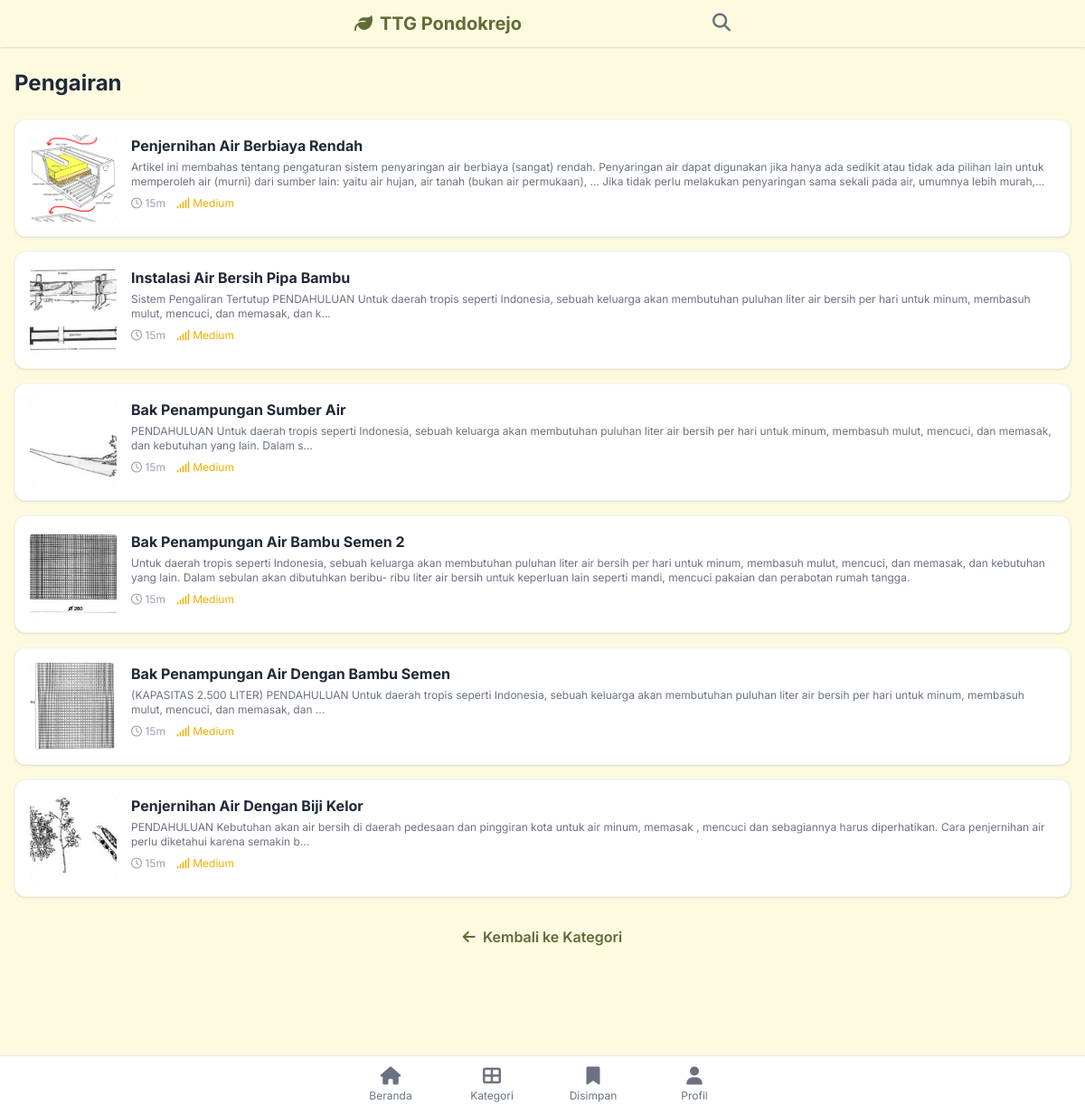
Page /category.php?id=12 on the earlier database version.
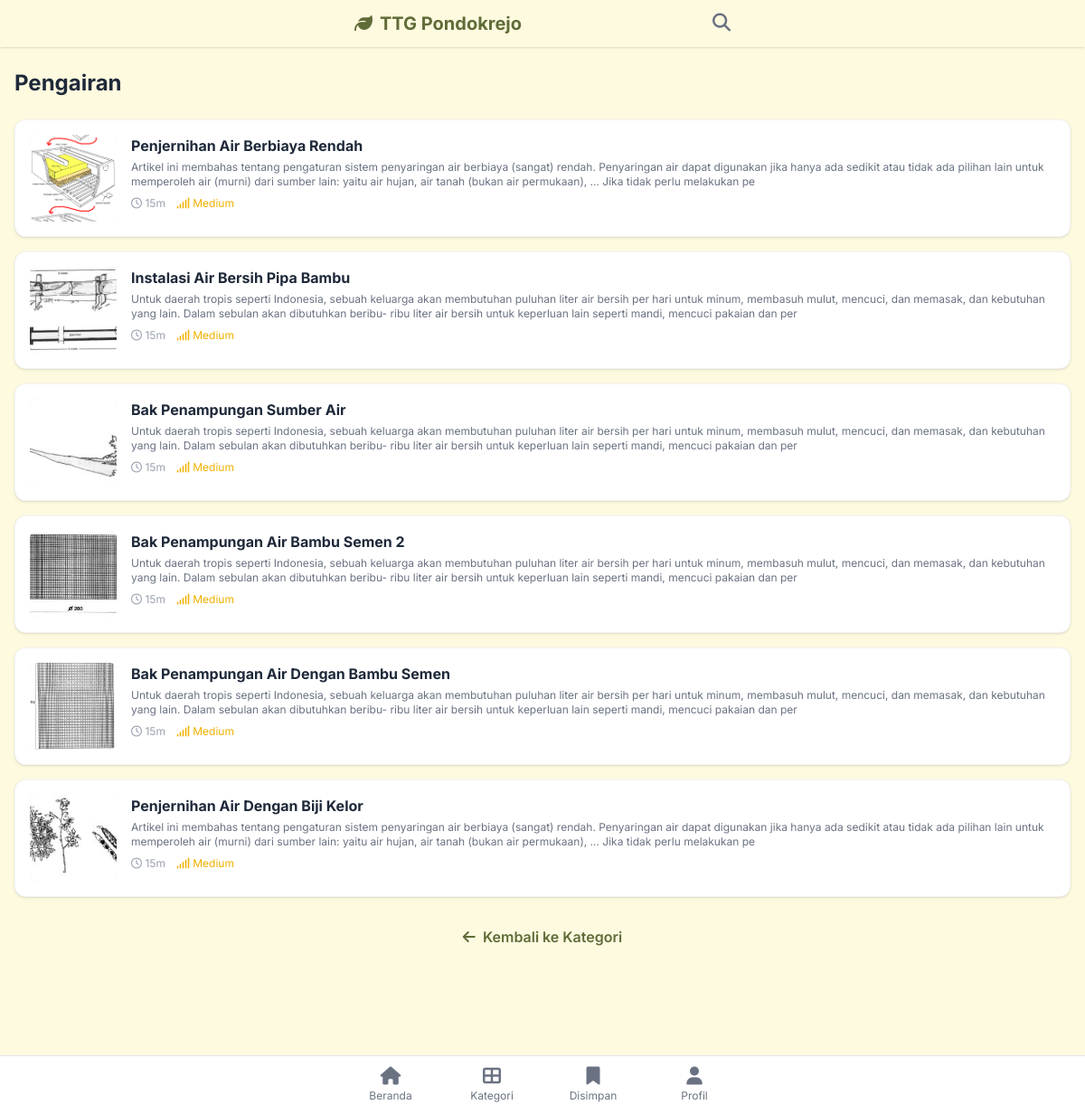
Same page on the later database version.
### tables this page shows
CREATE TABLE categories (
            id INTEGER PRIMARY KEY AUTOINCREMENT,
            name TEXT NOT NULL,
            icon_class TEXT -- e.g. fa-leaf for fontawesome or just text
        );

CREATE TABLE tutorials (
            id INTEGER PRIMARY KEY AUTOINCREMENT,
            title TEXT NOT NULL,
            slug TEXT UNIQUE NOT NULL,
            description TEXT,
            difficulty TEXT, -- 'Easy', 'Medium', 'Hard'
            duration INTEGER, -- in minutes
            category_id INTEGER,
            author_id INTEGER,
            created_at DATETIME DEFAULT CURRENT_TIMESTAMP,
            view_count INTEGER DEFAULT 0,
            image_path TEXT, video_url TEXT, pdf_path TEXT, -- Main thumbnail
            FOREIGN KEY(category_id) REFERENCES categories(id),
            FOREIGN KEY(author_id) REFERENCES users(id)
        );

### public/category.php (the view, shortened to what this page needs)
<?php
$pdo = connectDB();
$pageTitle = "Kategori";
$category_id = isset($_GET['id']) ? (int)$_GET['id'] : null;
if ($category_id) {
    $stmt = $pdo->prepare("SELECT name FROM categories WHERE id = ?");
    $stmt->execute([$category_id]);
    $category = $stmt->fetch();
    if ($category) {
        $pageTitle = $category['name'];
        $stmt = $pdo->prepare("SELECT t.*, c.name as category_name
                               FROM tutorials t
                               JOIN categories c ON t.category_id = c.id
                               WHERE t.category_id = ?
                               ORDER BY created_at DESC");
        $stmt->execute([$category_id]);
        $tutorials = $stmt->fetchAll();
    } else {
        $category_id = null;
    }
}
require_once __DIR__ . '/../includes/header.php';
?>
<div class="px-4 py-6 mb-20">
    <h1 class="text-2xl font-bold mb-6 text-gray-800"><?php echo $pageTitle; ?></h1>
    <?php if ($category_id): ?>
        <div class="space-y-4">
            <?php if (empty($tutorials)): ?>
                <div class="text-center py-10 text-gray-500">
                    <i class="far fa-folder-open text-4xl mb-2 block"></i>
                    Belum ada tutorial di kategori ini.
                </div>
            <?php else: ?>
                <?php foreach($tutorials as $tutorial): ?>
                <a href="tutorial.php?id=<?php echo $tutorial['id']; ?>" class="block bg-white rounded-xl shadow-sm p-4 hover:shadow-md transition border border-gray-100 flex gap-4">
                    <div class="w-24 h-24 bg-gray-200 rounded-lg overflow-hidden flex-shrink-0">
                         <?php if($tutorial['image_path']): ?>
                            <img src="<?php echo BASE_URL . $tutorial['image_path']; ?>" class="w-full h-full object-cover">
                        <?php else: ?>
                            <div class="w-full h-full flex items-center justify-center text-gray-400">
                                <i class="fas fa-image"></i>
                            </div>
                        <?php endif; ?>
                    </div>
                    <div class="flex-1">
                        <h3 class="font-bold text-gray-800 mb-1 line-clamp-2"><?php echo $tutorial['title']; ?></h3>
                        <p class="text-xs text-gray-500 mb-2 line-clamp-2"><?php echo $tutorial['description']; ?></p>
                        <div class="flex items-center text-xs text-gray-400 gap-3">
                            <span><i class="far fa-clock"></i> <?php echo $tutorial['duration']; ?>m</span>
                            <span class="<?php echo ($tutorial['difficulty'] == 'Easy' ? 'text-green-500' : ($tutorial['difficulty'] == 'Medium' ? 'text-yellow-500' : 'text-red-500')); ?>">
                                <i class="fas fa-signal"></i> <?php echo $tutorial['difficulty']; ?>
                            </span>
                        </div>
                    </div>
                </a>
                <?php endforeach; ?>
            <?php endif; ?>
        </div>
        <div class="mt-8 text-center">
            <a href="category.php" class="text-primary font-semibold hover:underline">
                <i class="fas fa-arrow-left mr-1"></i> Kembali ke Kategori
            </a>
        </div>
    <?php endif; ?>
</div>
<?php require_once __DIR__ . '/../includes/footer.php'; ?>

### includes/header.php (shortened to what this page needs)
<!DOCTYPE html>
<html lang="id">
<head>
    <link rel="stylesheet" href="<?php echo BASE_URL; ?>/assets/css/style.css">
    <link rel="stylesheet" href="https://cdnjs.cloudflare.com/ajax/libs/font-awesome/6.4.0/css/all.min.css">
</head>
<body class="antialiased pb-20">
<nav class="bg-cornsilk shadow-sm sticky top-0 z-50">
    <div class="max-w-md mx-auto px-4 py-3 flex justify-between items-center">
        <a href="<?php echo BASE_URL; ?>/index.php" class="text-xl font-bold text-primary flex items-center gap-2">
            <i class="fas fa-leaf"></i> TTG Pondokrejo
        </a>
        <div class="flex gap-3">
             <a href="<?php echo BASE_URL; ?>/search.php" class="text-gray-500 hover:text-primary">
                <i class="fas fa-search text-xl"></i>
            </a>
        </div>
    </div>
</nav>

### includes/footer.php (shortened to what this page needs)
<div class="fixed bottom-0 left-0 right-0 bg-white border-t border-gray-200 z-50 pb-safe">
    <div class="flex justify-around items-center h-16 max-w-md mx-auto">
        <a href="<?php echo BASE_URL; ?>/index.php" class="flex flex-col items-center justify-center w-full h-full text-gray-500 hover:text-primary active:text-primary transition">
            <i class="fas fa-home text-xl mb-1"></i>
            <span class="text-xs">Beranda</span>
        </a>
        <a href="<?php echo BASE_URL; ?>/category.php" class="flex flex-col items-center justify-center w-full h-full text-gray-500 hover:text-primary active:text-primary transition">
            <i class="fas fa-th-large text-xl mb-1"></i>
            <span class="text-xs">Kategori</span>
        </a>
        <a href="#" onclick="alert('Fitur Simpan akan segera hadir!'); return false;" class="flex flex-col items-center justify-center w-full h-full text-gray-500 hover:text-primary active:text-primary transition">
            <i class="fas fa-bookmark text-xl mb-1"></i>
            <span class="text-xs">Disimpan</span>
        </a>
        <a href="<?php echo BASE_URL; ?>/admin/index.php" class="flex flex-col items-center justify-center w-full h-full text-gray-500 hover:text-primary active:text-primary transition">
            <i class="fas fa-user text-xl mb-1"></i>
            <span class="text-xs">Profil</span>
        </a>
    </div>
</div>
</body>
</html>

### includes/header.php (style rules this page uses)
body { font-family: 'Inter', sans-serif; }

Differences in the rows shown:
changed tutorials "Penjernihan Air Berbiaya Rendah": description "…Jika tidak perlu melakukan penyaringan sama sekali pada air, umumnya lebih…" → "…Jika tidak perlu melakukan pe"
changed tutorials "Instalasi Air Bersih Pipa Bambu": description "Sistem Pengaliran Tertutup PENDAHULUAN Untuk daerah tropis seperti Indonesia, sebuah keluarga akan membutuhan puluhan liter air bersih per hari untuk minum, membasuh mulut, mencuci, dan memasak, dan k..." → "Untuk daerah tropis seperti Indonesia, sebuah keluarga akan membutuhan puluhan liter air bersih per hari untuk minum, membasuh mulut, mencuci, dan memasak, dan kebutuhan yang lain. Dalam sebulan akan dibutuhkan beribu- ribu liter air bersih untuk keperluan lain seperti mandi, mencuci pakaian dan per"
changed tutorials "Bak Penampungan Sumber Air": description "PENDAHULUAN Untuk daerah tropis seperti Indonesia, sebuah keluarga akan membutuhan puluhan liter air bersih per hari untuk minum, membasuh mulut, mencuci, dan memasak, dan kebutuhan yang lain. Dalam s..." → "Untuk daerah tropis seperti Indonesia, sebuah keluarga akan membutuhan puluhan liter air bersih per hari untuk minum, membasuh mulut, mencuci, dan memasak, dan kebutuhan yang lain. Dalam sebulan akan dibutuhkan beribu- ribu liter air bersih untuk keperluan lain seperti mandi, mencuci pakaian dan per"
changed tutorials "Bak Penampungan Air Bambu Semen 2": description "…mandi, mencuci pakaian dan perabotan rumah tangga." → "…mandi, mencuci pakaian dan per"
changed tutorials "Bak Penampungan Air Dengan Bambu Semen": description "(KAPASITAS 2.500 LITER) PENDAHULUAN Untuk daerah tropis seperti Indonesia, sebuah keluarga akan membutuhan puluhan liter air bersih per hari untuk minum, membasuh mulut, mencuci, dan memasak, dan ..." → "Untuk daerah tropis seperti Indonesia, sebuah keluarga akan membutuhan puluhan liter air bersih per hari untuk minum, membasuh mulut, mencuci, dan memasak, dan kebutuhan yang lain. Dalam sebulan akan dibutuhkan beribu- ribu liter air bersih untuk keperluan lain seperti mandi, mencuci pakaian dan per"
changed tutorials "Penjernihan Air Dengan Biji Kelor": description "PENDAHULUAN Kebutuhan akan air bersih di daerah pedesaan dan pinggiran kota untuk air minum, memasak , mencuci dan sebagiannya harus diperhatikan. Cara penjernihan air perlu diketahui karena semakin b..." → "Artikel ini membahas tentang pengaturan sistem penyaringan air berbiaya (sangat) rendah. Penyaringan air dapat digunakan jika hanya ada sedikit atau tidak ada pilihan lain untuk memperoleh air (murni) dari sumber lain: yaitu air hujan, air tanah (bukan air permukaan), … Jika tidak perlu melakukan pe"
